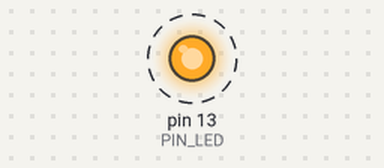
Recording of a sketch running on a simulated Arduino Uno, built with avr-gcc and run on an emulated ATmega328P. Parts: output pins drawn as LEDs (lit = HIGH). Dashed ring = blinking. What the sketch prints to the serial monitor is not drawn.

Above: at 0.5 s.
Timing chart, 0 to 4.6 s (numbered marks = the images above):
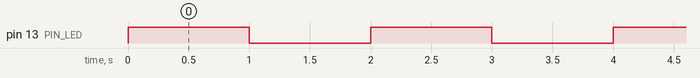

The sketch:

04_example_3.ino
```cpp
#define PIN_LED 13
unsigned int count = 0;
int toggle = 0;

void setup() {
  pinMode(PIN_LED, OUTPUT);
  Serial.begin(115200);
  while (!Serial) {
    ;
  }
  Serial.println("Hello World!");
  count = 0;
  toggle = 0;
  digitalWrite(PIN_LED, toggle);
}

void loop() {
  Serial.println(++count);
  toggle = toggle_state(toggle);
  digitalWrite(PIN_LED, toggle);
  delay(1000);
}

int toggle_state(int toggle) {
  return !toggle;
}
```

Measured:
- by itself, pin 13 (PIN_LED): alternates HIGH for 1.0 s and LOW for 1.0 s
